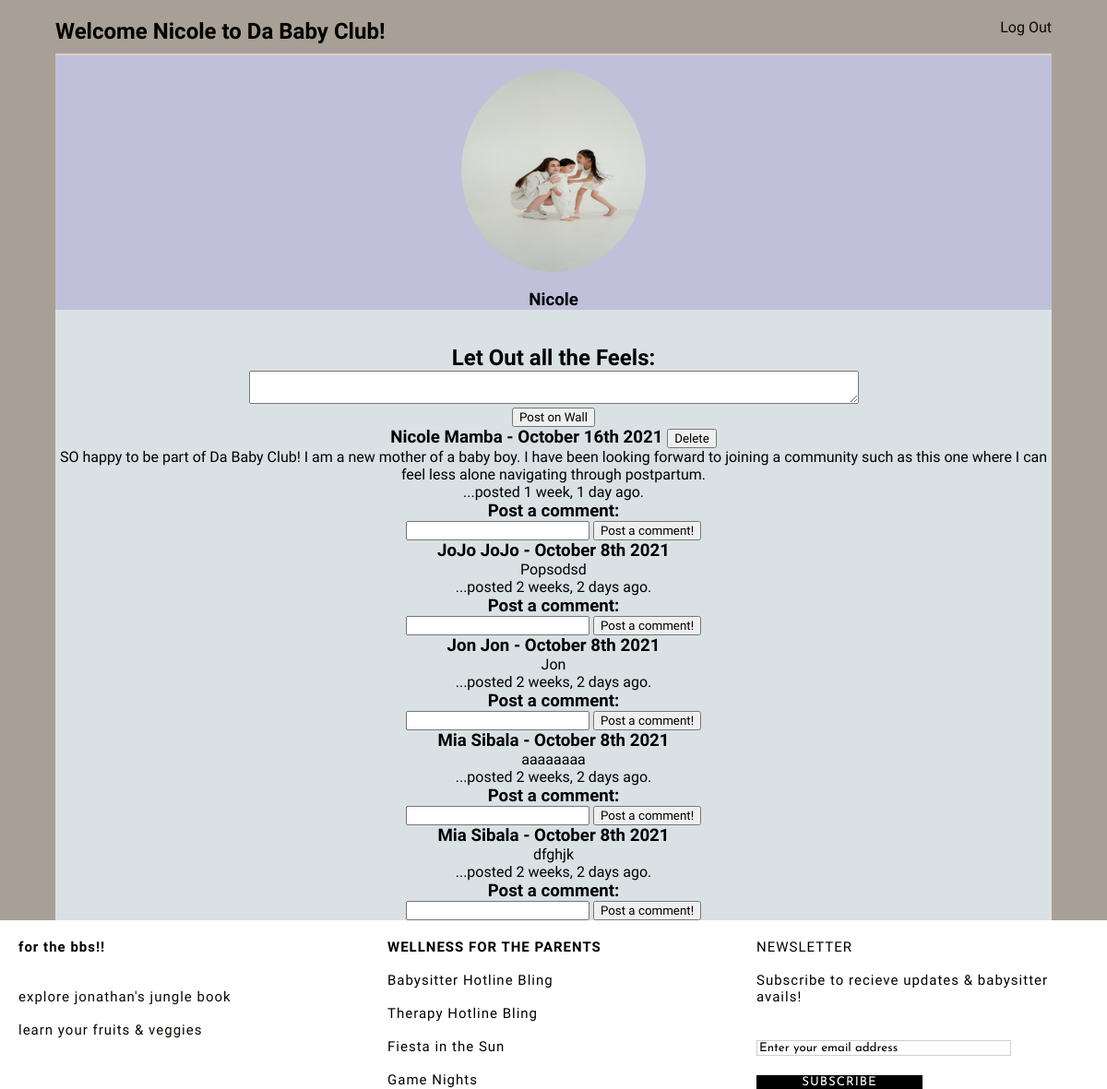
Screenshot of /wall (signed in) with the database file from the repository.
### apps/jungle_app/models.py (models this page shows)
class User(models.Model):
    first_name = models.CharField(max_length = 255)
    last_name = models.CharField(max_length=255)
    email = models.CharField(max_length=255)
    password = models.CharField(max_length=255)
    confirm_pw = models.CharField(max_length=255)
    created_at = models.DateTimeField(auto_now_add=True)
    updated_at = models.DateTimeField(auto_now=True)
    objects = UserManager()

class Message(models.Model):
    message = models.TextField()
    messager = models.ForeignKey(User, related_name="messages_made", on_delete=models.CASCADE)
    created_at = models.DateTimeField(auto_now_add=True)
    updated_at = models.DateTimeField(auto_now=True)

### apps/jungle_app/views.py (the view)
# urls.py: url(r'^wall$', views.wall),
def wall(request):
    context = {
        'posts' : Message.objects.all(),
    }
    return render(request, 'jungle_app/wall.html', context)

### apps/jungle_app/templates/jungle_app/wall.html (shortened to what this page needs)
<!DOCTYPE html>
<html lang="en">
<head>
    {% load static %}
    <link rel="stylesheet" type="text/css" href="{% static 'jungle_app/css/wall.css' %}">
</head>
<body>
    <div id="container">
        <div id="header">
            <br>
            <br>
            <div id="headerboxes"><h2 id="name"> Welcome {{request.session.u_fname}} to Da Baby Club!</h2></div>
            <div id=headerboxes> <p style= "direction: rtl;"><a href="/logout">Log Out</a><h3></h3></div>
        </div>
   <div id="body">
            <div id="photo">
                {% load static %}
                <img src="{% static 'jungle_app/images/two_kids.jpg'%}" alt="My Image">
                <br>
                <h3>{{request.session.u_fname}}</h3>
            </div>
            <br>
            <br>
            <h2>Let Out all the Feels:</h2>
            <form action="/post" method="post">
                <textarea id="messagebox" name="message" row="3" cols="80"></textarea>
                <br>
                <input id="msgbtn" type="submit" value="Post on Wall">
            </form>
                {% for post in posts reversed %}
               <h3 id="postdetails">{{post.messager.first_name}} {{post.messager.last_name}} - {{post.created_at|date:'F jS Y'}} {% if post.messager.id == request.session.u_id %} <a href="/delmsg/{{post.id}}"><button>Delete</button></a> {% endif %}</h3>
                <p id="post">{{post.message}}</p>
                <p id="micro">...posted {{post.created_at|timesince}} ago.</p>
        <h3 id="cmtheader">Post a comment:</h3>
        <form action="/comment" method="post">
            <input id ="commentbox" type="textarea" name="comment" row="3">
            <input id="cmtbtn" type="submit" value="Post a comment!">
        </form>
    {% endfor %}
        </div>
    </div>
    <div id="footer">
        <div id="footer_left">
            <p><b>for the bbs!!</b>
            <br>
            <br>
            <br>
            <p><a href="/animals">explore jonathan's jungle book</a></p>
            <br>
            <p><a href="/food">learn your fruits & veggies</a></p>
        </div>
        <div id="footer_center">
            <p><b>WELLNESS FOR THE PARENTS</b></p>
            <br>
            Babysitter Hotline Bling
            <br>
            <br>
            Therapy Hotline Bling
            <br>
            <br>
            Fiesta in the Sun
            <br>
            <br>
            Game Nights
        </div>
        <div id="footer_right">
            <p>NEWSLETTER<b></b></p>
            <br>
            <p>Subscribe to recieve updates & babysitter avails!</p>
            <br>
            <br>
            <input class="fields" type="text" name="email" value="Enter your email address"></p>
            <br>
            <input class="btn" type="submit" value="SUBSCRIBE">
        </div>
</div>
</body>
</html>

### apps/jungle_app/static/jungle_app/css/wall.css (style rules this page uses)
* { margin: 0px auto; padding: 0px auto; font-family: 'Andada Pro', serif; }
@media only screen and (min-width: 320px) { #container { width: 100%; font-family: 'Andada Pro', serif; background-color: rgb(168,159,150); } }
@media only screen and (min-width: 320px) { #header { padding-top: 20px; height:20%; width: 90%; display: flex; border-bottom: 2px solid rgb(212,211,205); } }
@media only screen and (min-width: 320px) { #headerboxes { height: 20%; width: 50%; } }
@media only screen and (min-width: 320px) { #body { text-align: center; height: 10%; width: 90%; background-color: rgb(218, 225, 228); } }
@media only screen and (min-width: 320px) { #photo { height: 20%; width: 100%; background-color: rgb(192,192,218); display: flex; flex-direction: column; } }
@media only screen and (min-width: 320px) { img { border-radius: 50%; height: 220px; margin-top: 15px; width: 200px; overflow: hidden; } }
@media only screen and (min-width: 320px) { #footer { height: 30%; width: 100%; display: flex; font-family: "Josefin Sans", sans-serif; letter-spacing: 1px; } }
@media only screen and (min-width: 320px) { #footer_left { height: 30%; width:30%; padding-top: 20px; font-size: 15px; } }
@media only screen and (min-width: 320px) { #footer_center { height: 30%; width: 30%; font-size: 15px; padding-top: 20px; } }
@media only screen and (min-width: 320px) { #footer_right { height: 30%; width: 30%; font-size: 15px; padding-top: 20px; } }
@media only screen and (min-width: 320px) { .fields { width: 75%; height: 10%; font-family: "Josefin Sans", sans-serif; border: 1px solid rgb(208,207,200); } }
@media only screen and (min-width: 320px) { .btn { background-color: black; border: none; color: white; width: 50%; height: 15%; font-family: "Josefin Sans", sans-serif; letter-spacing: 1px; } }
@media only screen and (min-width: 320px) { a:link { text-decoration: none; color: rgb(7, 7, 0); } }
#body { text-align: center; padding-top: 50px; height: 1100px; width: 1000px; margin-top: 30px; background-color: rgb(241,244,245); border-radius: 40px; }
#photo { height: 350px; width: 1000px; background-color: rgb(192,205,212); }
img { border-radius: 200px; height: 290px; width: 320px; margin-top: 25px; }
#footer { height: 341px; width: 1450px; border: 2px solid black; display: flex; font-family: "Josefin Sans", sans-serif; letter-spacing: 1px; }
#footer_left { height: 305px; width: 600px; border: 2px solid blue; padding-top: 20px; font-size: 15px; }
#footer_center { height: 305px; width: 425px;; border: 2px dashed red; font-size: 15px; padding-top: 20px; }
#footer_right { height: 305px; width: 350px; border: 2px solid green; font-size: 15px; padding-top: 20px; }
.fields { width: 250px; height: 35px; font-family: "Josefin Sans", sans-serif; border: 1px solid rgb(208,207,200); }
.btn { background-color: black; border: none; color: white; width: 150px; height: 40px; font-family: "Josefin Sans", sans-serif; letter-spacing: 1px; }
a:link { text-decoration: none; color: black; }

### rows the page displays
User: session.u_fname "Nicole"
Message: messager.first_name "Nicole", messager.last_name "Mamba", created_at "October 16th 2021", message "SO happy to be part of Da Baby Club! I am a new mother of a baby boy. I have been looking forward to joining a community such as this one where I can feel less alone navigating through postpartum.", created_at "1 week, 1 day"
Message: messager.first_name "JoJo", messager.last_name "JoJo", created_at "October 8th 2021", message "Popsodsd", created_at "2 weeks, 2 days"
Message: messager.first_name "Jon", messager.last_name "Jon", created_at "October 8th 2021", message "Jon", created_at "2 weeks, 2 days"
Message: messager.first_name "Mia", messager.last_name "Sibala", created_at "October 8th 2021", message "aaaaaaaa", created_at "2 weeks, 2 days"
Message: messager.first_name "Mia", messager.last_name "Sibala", created_at "October 8th 2021", message "dfghjk", created_at "2 weeks, 2 days"
